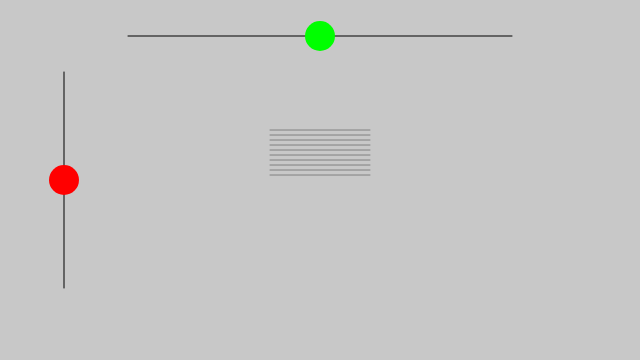
Frame 1 (no input)
Frame 60 (no input): identical to frame 1, image omitted
Frame 120 (the mouse pressed at the canvas centre since frame 60): identical to frame 1, image omitted

The p5.js sketch that drew this single still picture (run headless with seeded random() and noise() and a simulated clock; from frame 60 on, the mouse is pressed at the canvas centre):

// p5.js sketch
// ── sketch.js
var vertSlider;
var lineCount = 20;
var vertMin, vertMax, horMin, horMax;

function setup() {
  createCanvas(640, 360);

  var red = color(255, 0, 0);
  // create a new Circle object and save it as vertSlider
  vertSlider = new Circle(width / 10, height / 2, 30, red);

  vertMin = height / 5;
  vertMax = height / 5 * 4;
  vertSlider.setMaximums(width / 10, vertMin, width / 10, vertMax);

  var green = color(0, 255, 0);
  // create a new Circle object and save it as horSlider
  horSlider = new Circle(width / 2, height / 10, 30, green);

  horMin = width / 5;
  horMax = width / 5 * 4;
  horSlider.setMaximums(horMin, height / 10, horMax, height / 10);
}

function draw() {
  background(200);

  // draw line for vertSlider and display vertSlider
  stroke(0);
  line(width / 10, vertMin, width / 10, vertMax);
  vertSlider.display();

  stroke(0);
  line(horMin, height / 10, horMax, height / 10);
  horSlider.display();

  // display some lines
  // the color depends on the position of the horSlider
  // the amount depends on the position of the vertSlider
  var lineColor = color( map(horSlider.xPos, horMin, horMax, 255, 0) );
  var lineCount = floor( map(vertSlider.yPos, height / 5, height / 5 * 4, 1, 20) );
  stroke(lineColor);
  for (var i = 0; i < lineCount; i++) {
    var lineYPos = height / 2 - 50 + (i * 5);
    line(width / 2 - 50, lineYPos, width / 2 + 50, lineYPos);
  }
}


function Circle (xPos, yPos, radius, color) {
  // a new circle is created with properties selected by the user
  this.xPos = xPos;
  this.yPos = yPos;
  this.radius = radius;
  this.color = color;

  // by default the circle can be moved anywhere
  // default min and max values are set to the size of the canvas
  this.minX = 0;
  this.maxX = width;
  this.minY = 0;
  this.maxY = height;

  // dragging is set to false initially, as the circle is not being dragged yet
  this.dragging = false;

  // the display functions displays the circle and first checks if it's being dragged
  // if so, the move function is called to update the circle's xPos and yPos
  this.display = function() {
    noStroke();
    fill(this.color);

    if(this.dragging === true) {
      this.move(mouseX, mouseY);
    }

    ellipse(this.xPos, this.yPos, radius);
  }

  // the move function moves the circles to the target position
  // as long as it is within the min and max values
  // the constrain function makes sure that only values between min and max are picked
  this.move = function(targetX, targetY) {
    this.xPos = constrain(targetX, this.minX, this.maxX);
    this.yPos = constrain(targetY, this.minY, this.maxY);
  }

  // if the clicked function is called, the distance between mouse and the circle's midpoint is calculated
  // if it is smaller than the circle's radius that means the user has clicked on the circle
  // dragging will be set to true in this case
  this.clicked = function() {
    var d = dist(mouseX, mouseY, this.xPos, this.yPos);
    if(d < this.radius) {
      this.dragging = true;
    }
  }

  // if the release function is called, dragging will be set to false again, as the user is not dragging anymore
  this.released = function() {
    this.dragging = false;
  }

  // maximums can be used to restrain movement (for sliders etc.)
  this.setMaximums = function(minX, minY, maxX, maxY) {
    this.minX = minX;
    this.minY = minY;
    this.maxX = maxX;
    this.maxY = maxY;
  }
}

// if the mouse is pressed the clicked function is called on the circle
function mousePressed() {
  vertSlider.clicked();
  horSlider.clicked();
}

// if the mouse is released the released function is called on the circle
function mouseReleased() {
  vertSlider.released();
  horSlider.released();
}
